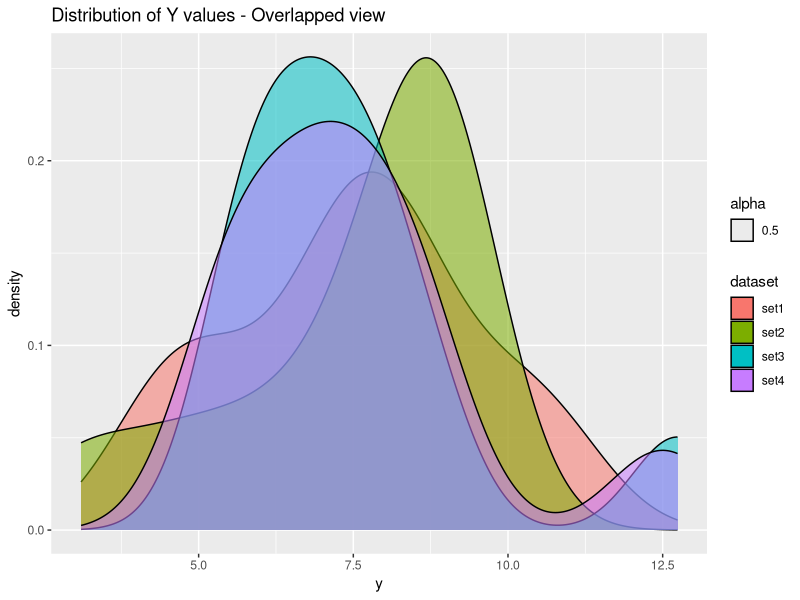
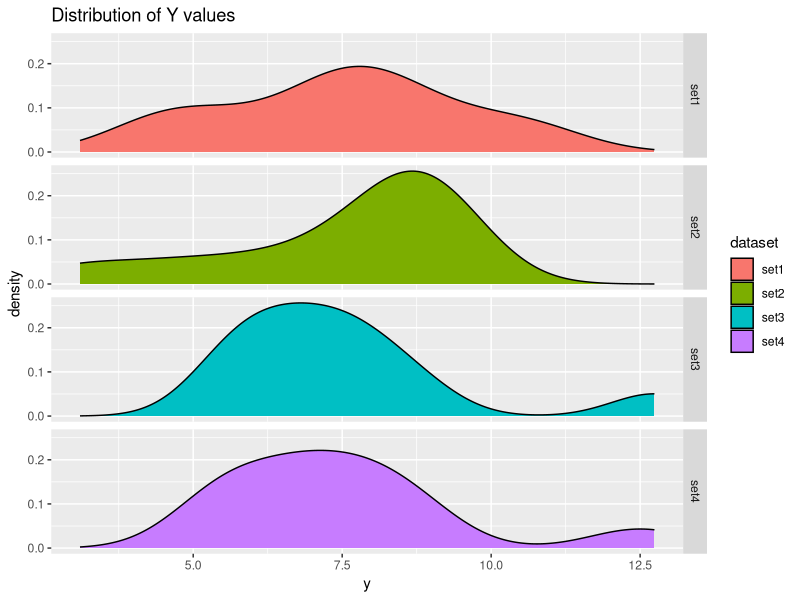
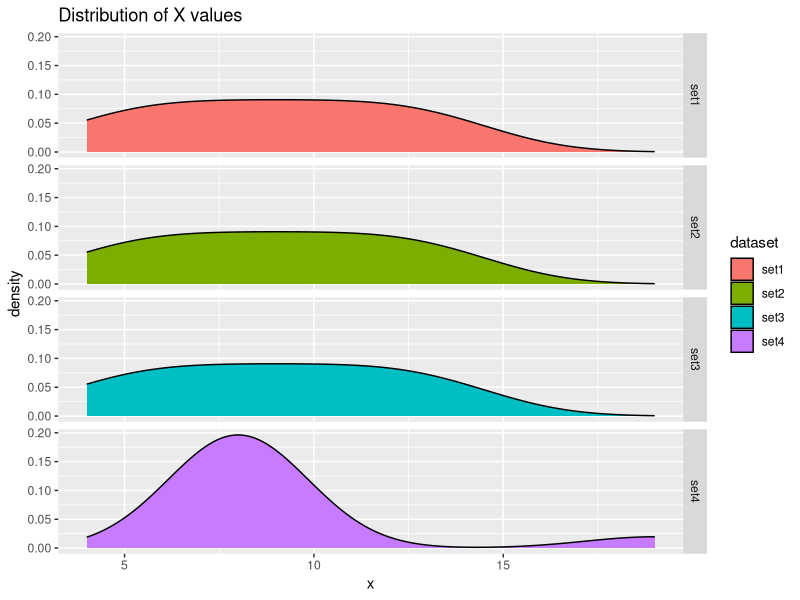
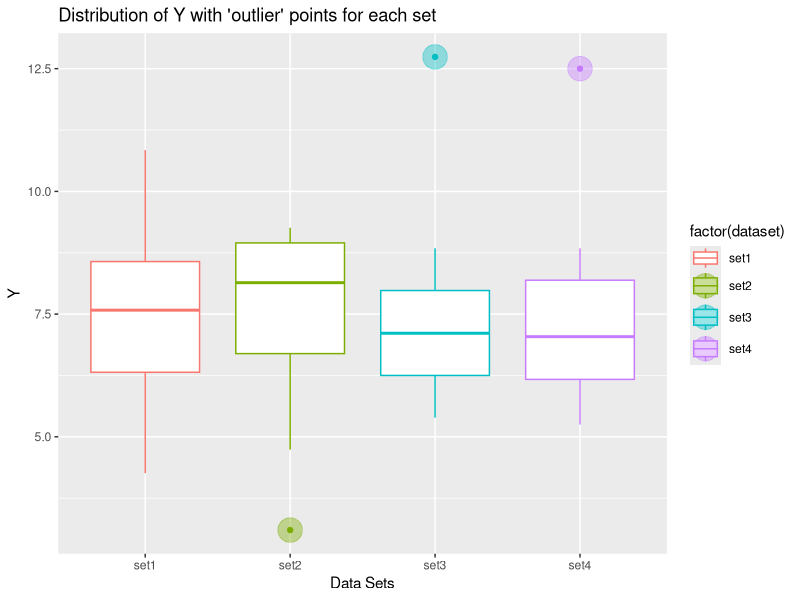
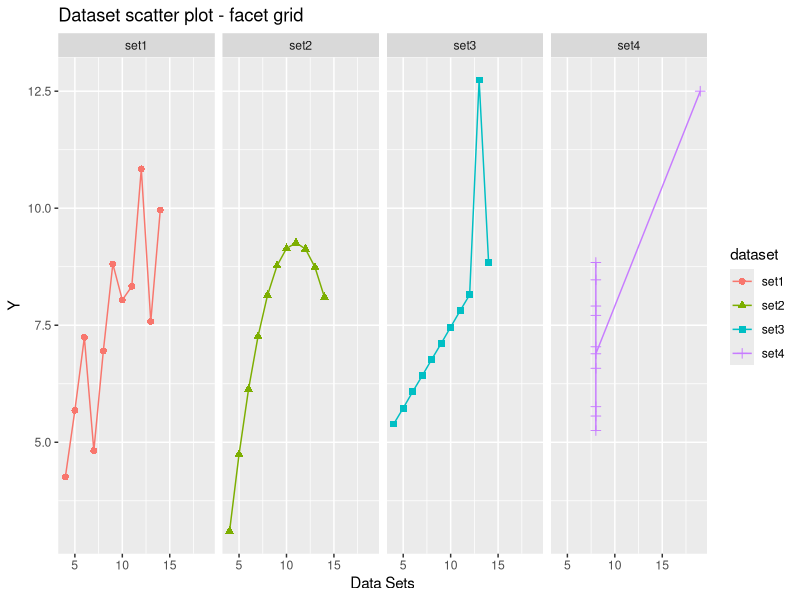
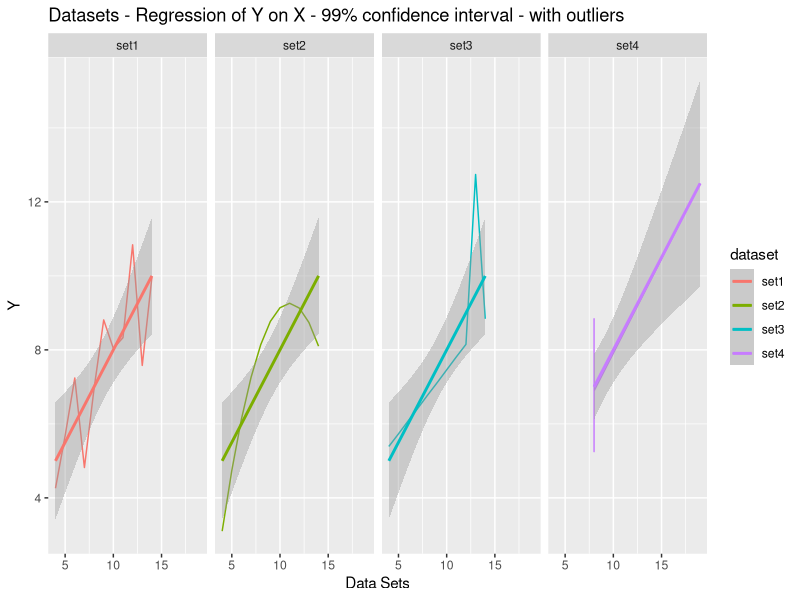
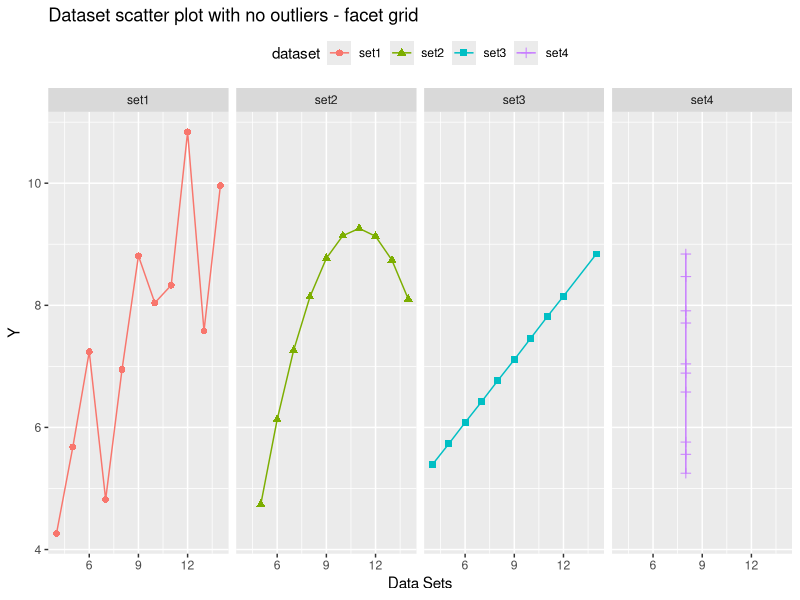
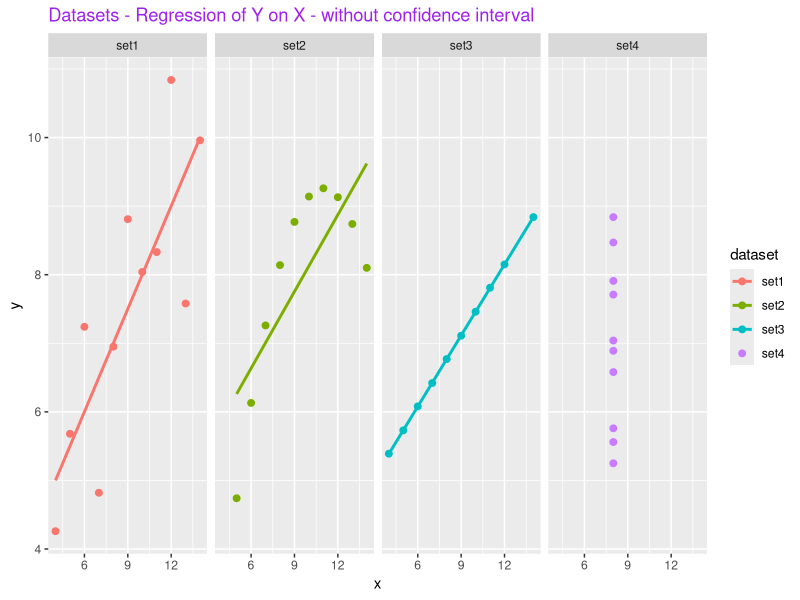

Write the R code that produced these figures, in order.
## ---- chunk 1
library(ggplot2)
library(plyr)
## ---- chunk 2
dataframe <- read.table("IS_607_Proj_2.csv", header = TRUE, sep = ",", stringsAsFactors=TRUE)
str(dataframe)
## ---- chunk 3
aggregate(cbind(x,y) ~ dataset, data = dataframe, summary)
## ---- chunk 4
ggplot(dataframe, aes(x=y, alpha=.5)) + geom_density(aes(fill=dataset)) + labs(title="Distribution of Y values - Overlapped view", xlab="y") 

ggplot(dataframe, aes(x=y)) + geom_density(aes(fill=dataset)) + labs(title="Distribution of Y values", xlab="y") + facet_grid(dataset~.)

## ---- chunk 5
ggplot(dataframe, aes(x=x)) + geom_density(aes(fill=dataset)) + labs(title="Distribution of X values", xlab="x") + facet_grid(dataset~.)
## ---- chunk 6
df.quartile <- ddply(dataframe, .(dataset), mutate, Q1=quantile(y, 1/4), Q3=quantile(y, 3/4), IQR=Q3-Q1, upper.limit=Q3+1.5*IQR, lower.limit=Q1-1.5*IQR)
str(df.quartile)
## ---- chunk 7
ggplot() +
  geom_boxplot(data=df.quartile, aes(x=factor(dataset), y=y, color = factor(dataset))) + 
  geom_point(data=df.quartile[df.quartile$y > df.quartile$upper.limit | df.quartile$y < df.quartile$lower.limit,], size=8, alpha=.4 ,aes( x=factor(dataset), y=y, color=factor(dataset))) +
  labs(title="Distribution of Y with 'outlier' points for each set", x="Data Sets", y="Y")
## ---- chunk 8
ggplot(dataframe, aes(x=x, y=y, shape=dataset, color=dataset)) + geom_point(size=2) +  facet_grid(.~dataset) + geom_line() +
  labs(title="Dataset scatter plot - facet grid", x="Data Sets", y="Y")
## ---- chunk 9
ggplot(dataframe,aes(x=x, y=y, color=dataset)) + facet_grid(.~dataset)  + geom_line() + geom_smooth(method=lm) +  
  labs(title="Datasets - Regression of Y on X - 99% confidence interval - with outliers", x="Data Sets", y="Y")
## ---- chunk 10
df_cleandata <- subset(df.quartile, y <= upper.limit & y >= df.quartile$lower.limit)

str(df_cleandata)

#Draw the scatter plot facet grid with no outliers
ggplot(df_cleandata, aes(x=x, y=y, shape=dataset, color=dataset)) + geom_point(size=2) +  facet_grid(.~dataset) + geom_line() +
  labs(title="Dataset scatter plot with no outliers - facet grid", x="Data Sets", y="Y") + theme(legend.position="top")


#Regressions of y on x for each set with No confidence region
ggplot(df_cleandata,aes(x=x, y=y, color=dataset)) + geom_point(size=2) +  geom_smooth(method=lm, se=FALSE) +  facet_grid(.~dataset) + labs(title="Datasets - Regression of Y on X - without confidence interval") + theme(plot.title = element_text(colour = "purple")) 


#Regression of y on x with 99% confidence region
ggplot(df_cleandata,aes(x=x, y=y, color=dataset)) + geom_point(size=2) + geom_smooth(method=lm, level=0.99) + facet_grid(.~dataset) + labs(title="Datasets - Regression of Y on X - 99% confidence interval") + theme(plot.title = element_text(colour = "purple"), legend.position="bottom") 
